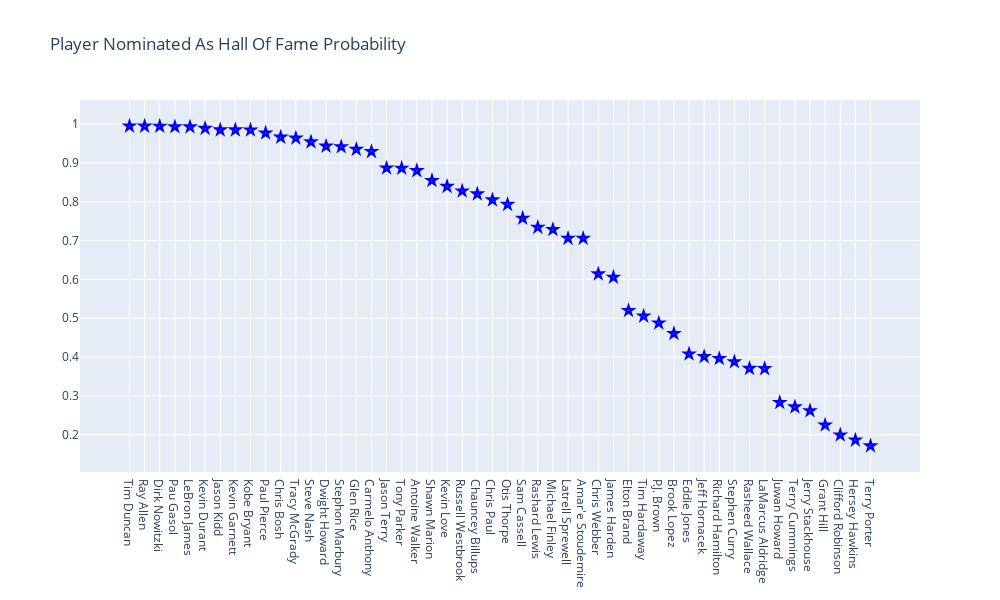

The cell this chart's notebook holds for it:
### Code cell
fig = go.Figure()

fig.add_trace(go.Scatter(x = results50['Player'], y= results50['HOF'], hovertext=results50['Player'],
                         mode = 'markers', marker_symbol = 'star-dot', marker_size=12, marker_color = 'blue'))

fig.update_layout(title_text="Player Nominated As Hall Of Fame Probability", height = 600, width = 1000)

fig.show()

### Figure 1 — Plotly figure (JSON) as saved in the notebook; plotly's stock layout.template omitted (floating-point values rounded to 4 significant figures)
{"data": [{"hovertext": ["Tim Duncan", "Ray Allen", "Dirk Nowitzki", "Pau Gasol", "LeBron James", "Kevin Durant", "Jason Kidd", "Kevin Garnett", "Kobe Bryant", "Paul Pierce", "Chris Bosh", "Tracy McGrady", "Steve Nash", "Dwight Howard", "Stephon Marbury", "Glen Rice", "Carmelo Anthony", "Jason Terry", "Tony Parker", "Antoine Walker", "Shawn Marion", "Kevin Love", "Russell Westbrook", "Chauncey Billups", "Chris Paul", "Otis Thorpe", "Sam Cassell", "Rashard Lewis", "Michael Finley", "Latrell Sprewell", "Amar'e Stoudemire", "Chris Webber", "James Harden", "Elton Brand", "Tim Hardaway", "P.J. Brown", "Brook Lopez", "Eddie Jones", "Jeff Hornacek", "Richard Hamilton", "Stephen Curry", "Rasheed Wallace", "LaMarcus Aldridge", "Juwan Howard", "Terry Cummings", "Jerry Stackhouse", "Grant Hill", "Clifford Robinson", "Hersey Hawkins", "Terry Porter"], "marker": {"color": "blue", "size": 12, "symbol": "star-dot"}, "mode": "markers", "type": "scatter", "x": ["Tim Duncan", "Ray Allen", "Dirk Nowitzki", "Pau Gasol", "LeBron James", "Kevin Durant", "Jason Kidd", "Kevin Garnett", "Kobe Bryant", "Paul Pierce", "Chris Bosh", "Tracy McGrady", "Steve Nash", "Dwight Howard", "Stephon Marbury", "Glen Rice", "Carmelo Anthony", "Jason Terry", "Tony Parker", "Antoine Walker", "Shawn Marion", "Kevin Love", "Russell Westbrook", "Chauncey Billups", "Chris Paul", "Otis Thorpe", "Sam Cassell", "Rashard Lewis", "Michael Finley", "Latrell Sprewell", "Amar'e Stoudemire", "Chris Webber", "James Harden", "Elton Brand", "Tim Hardaway", "P.J. Brown", "Brook Lopez", "Eddie Jones", "Jeff Hornacek", "Richard Hamilton", "Stephen Curry", "Rasheed Wallace", "LaMarcus Aldridge", "Juwan Howard", "Terry Cummings", "Jerry Stackhouse", "Grant Hill", "Clifford Robinson", "Hersey Hawkins", "Terry Porter"], "y": [0.9948, 0.9946, 0.9944, 0.993, 0.9928, 0.9889, 0.9849, 0.9849, 0.9847, 0.9771, 0.9662, 0.9638, 0.954, 0.9431, 0.9416, 0.9349, 0.9291, 0.8868, 0.8863, 0.88, 0.8548, 0.8395, 0.8277, 0.8201, 0.8047, 0.7931, 0.7575, 0.734, 0.7286, 0.7057, 0.7057, 0.6141, 0.6055, 0.5198, 0.5054, 0.4877, 0.4605, 0.4079, 0.4012, 0.3962, 0.3879, 0.3707, 0.37, 0.2829, 0.2716, 0.2618, 0.2249, 0.1994, 0.1862, 0.1712]}], "layout": {"height": 600, "title": {"text": "Player Nominated As Hall Of Fame Probability"}, "width": 1000}}
